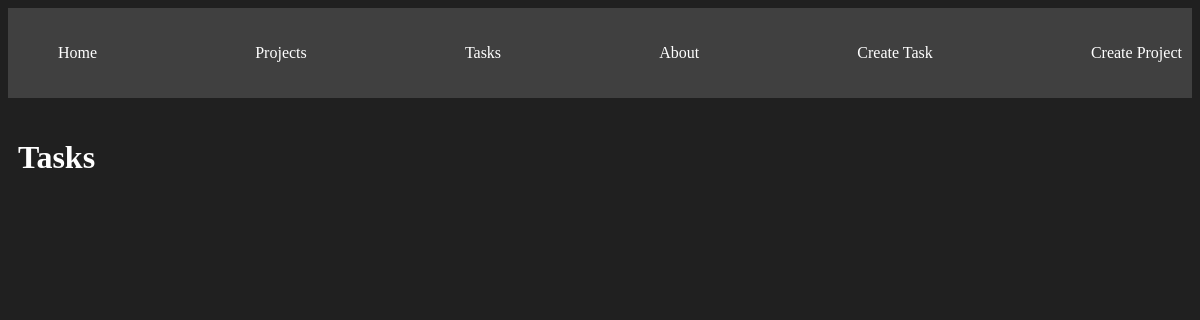
The page /tasks/ on the database as committed earlier.
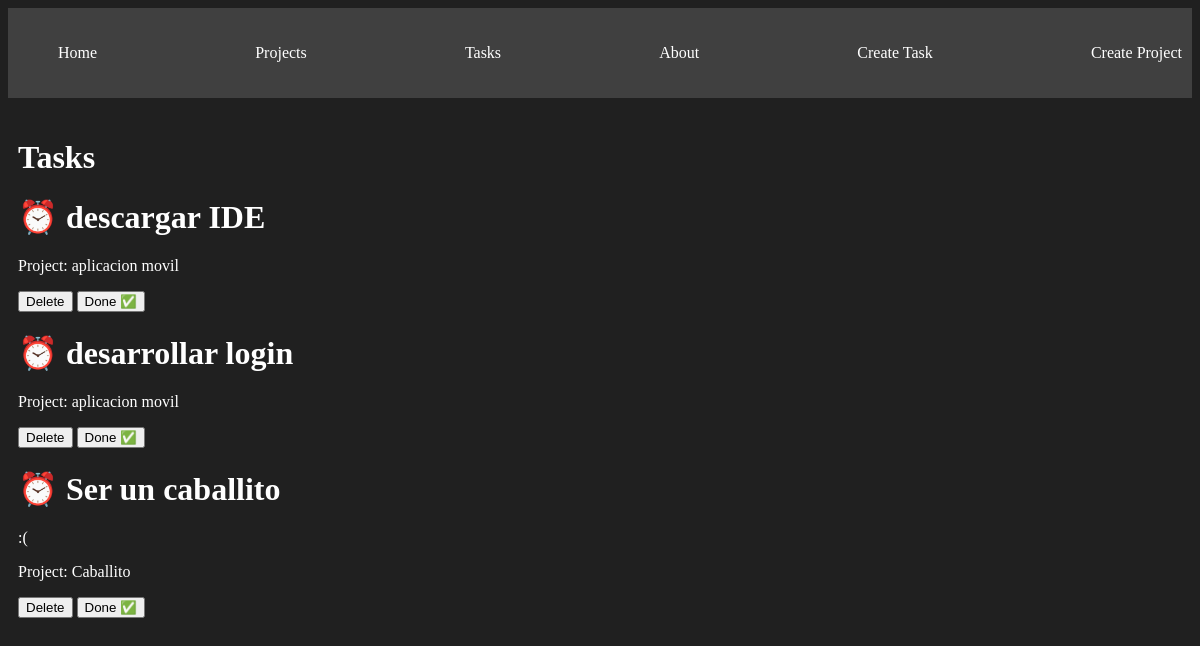
The same page on the database as committed later.
### myapp/models.py (models this page shows, shortened)
class Task(models.Model):
    title = models.CharField(max_length=200)
    description = models.TextField()
    project = models.ForeignKey(Project, on_delete=models.CASCADE)
    done = models.BooleanField(default=False)

class Project(models.Model):
    name = models.CharField(max_length=200)
    description = models.TextField()

### myapp/views.py (the view)
# urls.py: path("tasks/", views.tasks, name="tasks"),
def tasks(request):
    tasks = Task.objects.all()
    return render(request, "tasks/tasks.html", {"tasks": tasks})

### myapp/templates/tasks/tasks.html
{% extends 'layouts/base.html' %}
{% block content %}
  <h1>Tasks</h1>
  {% for task in tasks %}
    <div class="">
      <h1>
        {% if task.done == False %}
          ⏰
        {% else %}
          ✅
        {% endif %} {{ task.title }}
      </h1>
      <p>{{ task.description }}</p>
      <p>Project: {{ task.project.name }}</p>
      <button>Delete</button>
      <button>Done ✅</button>
    </div>
  {% endfor %}
{% endblock %}

### myapp/templates/layouts/base.html (shortened to what this page needs)
{% load static %}
<!DOCTYPE html>
<html lang="en">
  <head>
    <link rel="stylesheet" href="{% static 'styles/main.css' %}">
  </head>
  <body>
    <nav class="navbar container">
      <ul>
        <li>
          <a href="{% url 'index' %}">Home</a>
        </li>
        <li>
          <a href="{% url 'projects' %}">Projects</a>
        </li>
        <li>
          <a href="{% url 'tasks' %}">Tasks</a>
        </li>
        <li>
          <a href="{% url 'about' %}">About</a>
        </li>
        <li>
          <a href="{% url 'create_task' %}">Create Task</a>
        </li>
        <li>
          <a href="{% url 'create_project' %}">Create Project</a>
        </li>
      </ul>
    </nav>
    <main class="container">
        {% block content %}
        {% endblock %}
    </main>
  </body>
</html>

### myapp/static/styles/main.css (style rules this page uses)
body { background: #202020; color: #fff; }
.navbar { background: #404040; padding: 5px 0; }
.navbar ul { display: flex; justify-content: space-between; }
.navbar ul li { list-style: none; }
.navbar ul li a { color: white; text-decoration: none; }
.container { max-width: 1200px; margin: auto; padding: 20px 10px; }

Rows that differ between the two databases and show on the page:
added Task: title "descargar IDE", project.name "aplicacion movil"
added Task: title "desarrollar login", project.name "aplicacion movil"
added Task: title "Ser un caballito", description ":(", project.name "Caballito"
